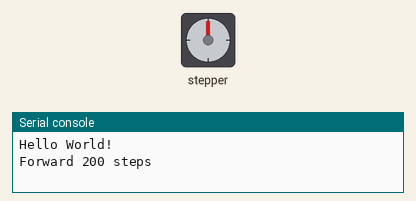
Simulated run of this program. Board: Raspberry Pi Pico running CircuitPython. On the bench: stepper motor, the last lines printed to the serial console. The stepper is drawn at 2048 steps a turn.

Above: at 0.15 s.
At 9.84 s:
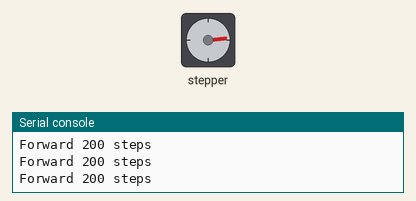
At 19.53 s:
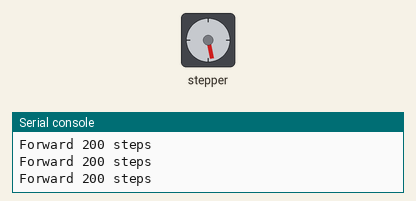
At 39.21 s:
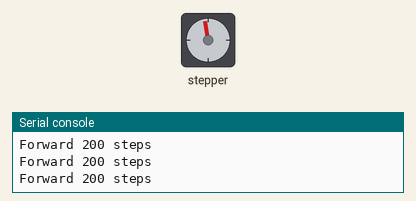
Timing chart, 0 to 40.0 s (numbered marks = the images above):
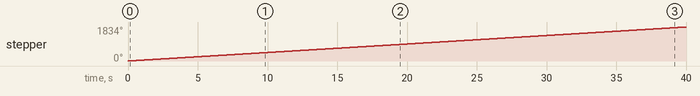

Measured:
- by itself, stepper: keeps turning clockwise at about 46°/s

The program:

code.py
```python
"""Control a stepper motor from a raspberry pi pico w"""
import board
from digitalio import DigitalInOut, Direction, Pull
from pwmio import PWMOut
import time

from adafruit_motor.stepper import (
    StepperMotor,
    FORWARD,
    BACKWARD,
    SINGLE,
    DOUBLE,
    INTERLEAVE,
)

print("Hello World!")

# pwm0 = PWMOut(board.GP0, duty_cycle=0, frequency=2048)
# pwm1 = PWMOut(board.GP1, duty_cycle=0, frequency=2048)
# pwm2 = PWMOut(board.GP2, duty_cycle=0, frequency=2048)
# pwm3 = PWMOut(board.GP3, duty_cycle=0, frequency=2048)

# So little torque!
# stepper0 = StepperMotor(pwm0, pwm1, pwm2, pwm3)
# steps_per_rotation=200
# style=SINGLE

# Not much better
# stepper0 = StepperMotor(pwm0, pwm1, pwm2, pwm3)
# steps_per_rotation=200
# style=DOUBLE

pins = [
    DigitalInOut(board.GP0),
    DigitalInOut(board.GP1),
    DigitalInOut(board.GP2),
    DigitalInOut(board.GP3),
]

for pin in pins:
    pin.direction = Direction.OUTPUT
    pin.value = False

stepper0 = StepperMotor(pins[0], pins[1], pins[2], pins[3], microsteps=None)
steps_per_rotation = 200
style = SINGLE
style = DOUBLE
delay = .0035  #.0035 is about as fast as it will reliably go

while True:
    print("Forward %d steps" % (steps_per_rotation))
    for i in range(steps_per_rotation):
        stepper0.onestep(direction=FORWARD, style=style)
        time.sleep(delay)
    #time.sleep(1)
    #print("Backward %d steps" % (steps_per_rotation))
    #for i in range(steps_per_rotation):
    #    stepper0.onestep(direction=BACKWARD, style=style)
    #    time.sleep(delay)
    #time.sleep(1)
```
